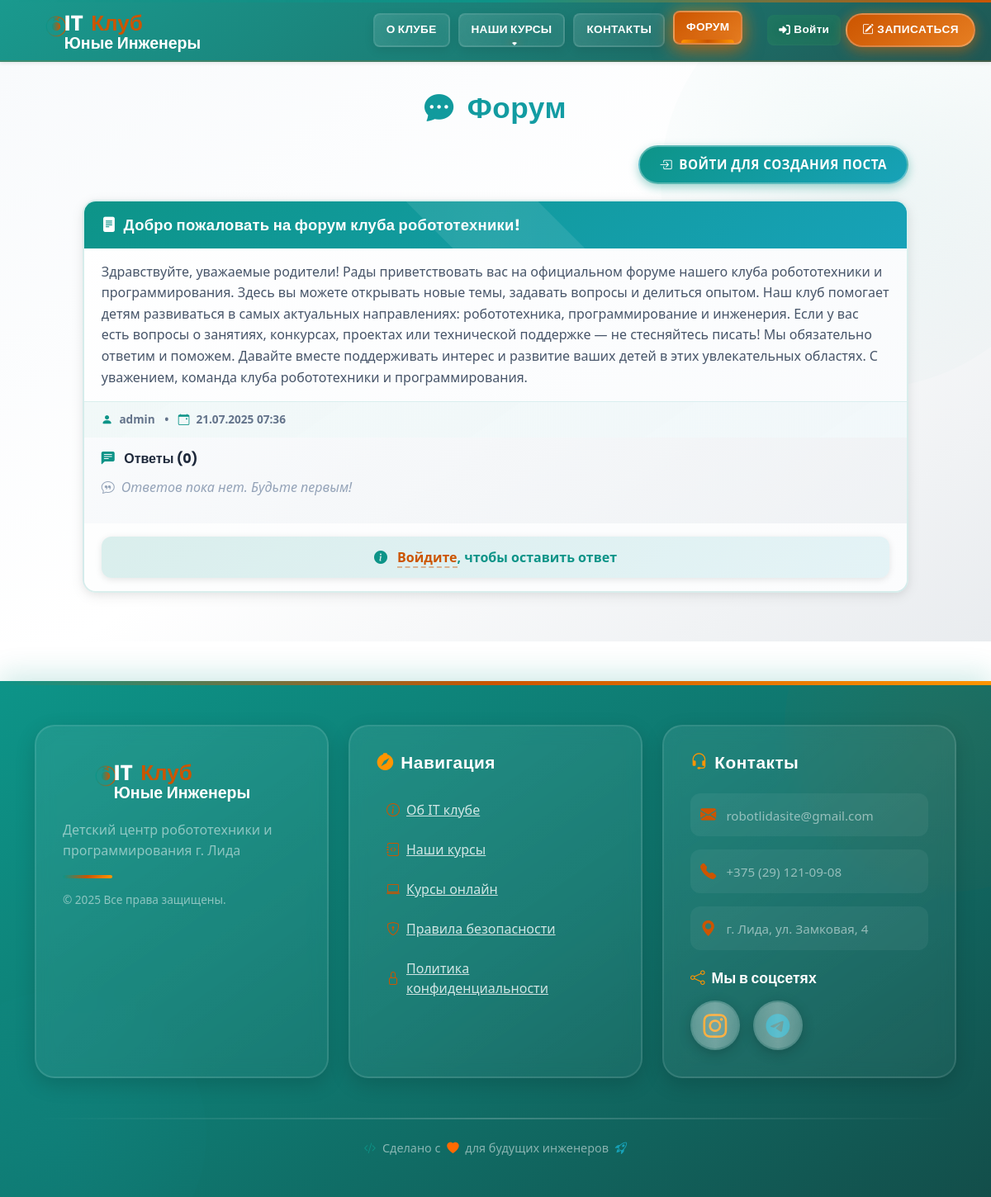
Page /forum_list/ on the earlier database version.
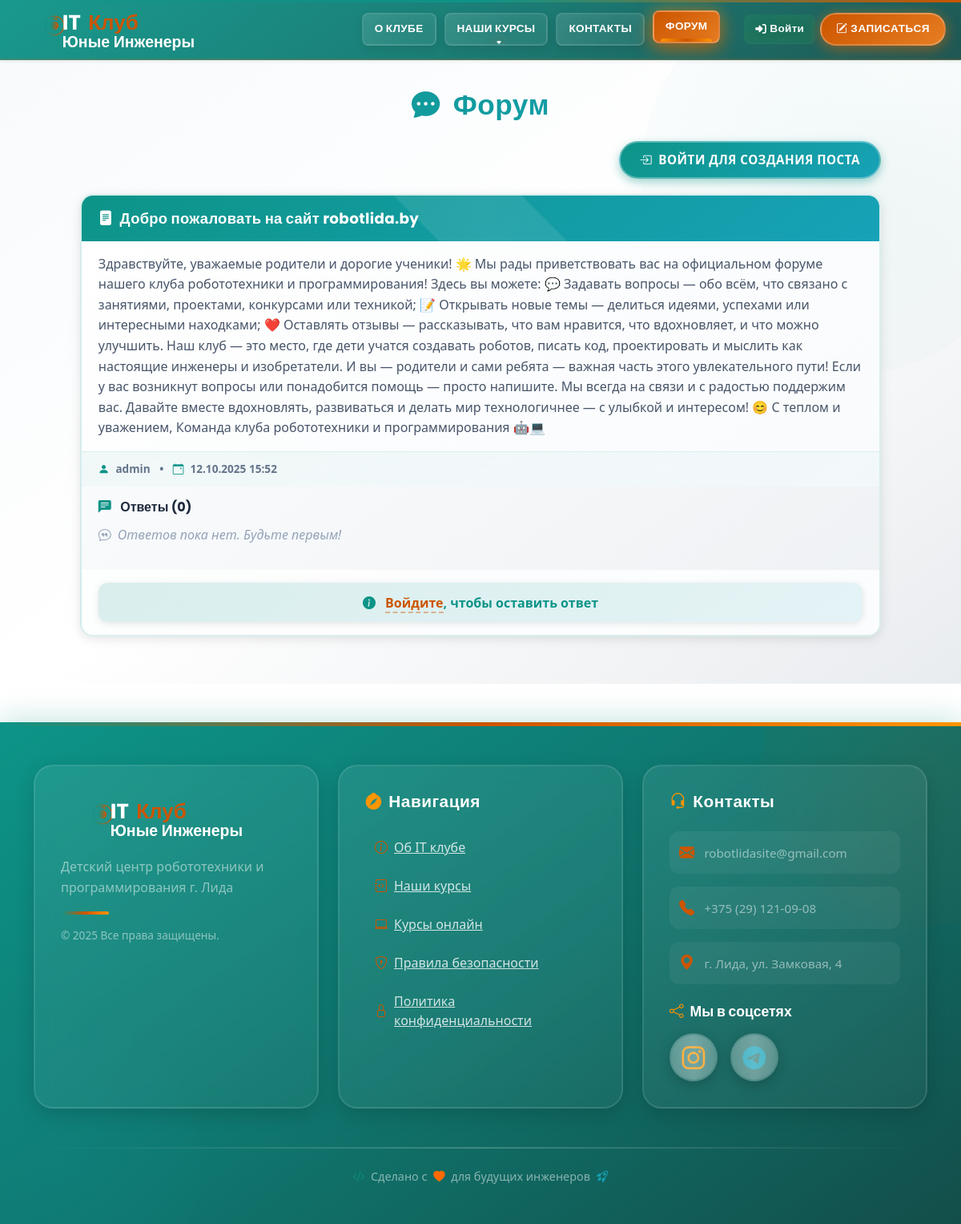
Same page on the later database version.
### forum_app/models.py (models this page shows, shortened)
class ForumPost(models.Model):
    author = models.ForeignKey(User, on_delete=models.CASCADE)
    title = models.CharField(max_length=255)
    content = models.TextField()
    created_at = models.DateTimeField(auto_now_add=True)

### forum_app/views.py (the view)
# urls.py: path('forum_list/', forum_list, name='forum_list'),
def forum_list(request):
    posts = ForumPost.objects.all().order_by('-created_at')
    reply_forms = {post.id: ForumReplyForm() for post in posts}
    if request.method == 'POST':
        sign_form = SignForm(request.POST)
        if sign_form.is_valid():
            sign_form.save()
            messages.success(request, 'Заявка успешно отправлена! Мы с вами свяжемся в ближайшее время.')
            context = {
                'posts': posts,
                'reply_forms': reply_forms,
                'form': SignForm(),  # Очищаем форму
                'success': True,  # Флаг успешной отправки
                'now': timezone.now().strftime('%H:%M:%S')
            }
            return render(request, 'forum_list.html', context)
        else:
            messages.error(request, 'Пожалуйста, исправьте ошибки в форме.')
    else:
        sign_form = SignForm()
    context = {
        'posts': posts,
        'reply_forms': reply_forms,
        'form': sign_form,  # Форма для модального окна записи
        'success': False,  # По умолчанию не успешно
        'now': timezone.now().strftime('%H:%M:%S')
    }
    return render(request, 'forum_list.html', context)

### forum_app/templates/forum_list.html (shortened to what this page needs)
{% extends "main/base.html" %}
{% load custom_filters %}
{% block content %}
<div class="forum-section">
  <div class="forum-container">
    <h1 class="forum-title">
      <i class="bi bi-chat-dots-fill me-3" style="color: #CC5500;"></i>Форум
    </h1>
    <div class="forum-header">
      {% if user.is_authenticated %}
      <a href="{% url 'create_post' %}" class="btn btn-create-post">
        <i class="bi bi-plus-circle-fill me-2"></i>Создать пост
      </a>
      {% else %}
      <a href="{% url 'login' %}" class="btn btn-create-post">
        <i class="bi bi-box-arrow-in-right me-2"></i>Войти для создания поста
      </a>
      {% endif %}
    </div>
    {% if posts %}
        {% for post in posts %}
            <div class="post-card" data-post>
                <div class="post-header">
                    <i class="bi bi-file-text-fill me-2"></i>{{ post.title }}
                </div>
                <div class="post-body">
                    <p>{{ post.content }}</p>
                </div>
                <div class="post-footer">
                    <i class="bi bi-person-fill"></i>{{ post.author.username }}
                    <span class="mx-2">•</span>
                    <i class="bi bi-calendar-event"></i>{{ post.created_at|date:"d.m.Y H:i" }}
                </div>
                <div class="replies-section">
                    <h6>
                      <i class="bi bi-chat-left-text-fill me-2" style="color: #0d9488;"></i>
                      Ответы ({{ post.replies.all.count }})
                    </h6>
                    {% if post.replies.all %}
                        {% for reply in post.replies.all %}
                            <div class="reply" data-reply>
                                <p>{{ reply.content }}</p>
                                <small>
                                  <i class="bi bi-person-circle"></i>{{ reply.author.username }}
                                  <span class="mx-2">•</span>
                                  <i class="bi bi-clock"></i>{{ reply.created_at|date:"d.m.Y H:i" }}
                                </small>
                            </div>
                        {% endfor %}
                    {% else %}
                        <p style="color: #94a3b8; font-style: italic;">
                          <i class="bi bi-chat-quote me-2"></i>Ответов пока нет. Будьте первым!
                        </p>
                    {% endif %}
                </div>
                {% if user.is_authenticated %}
                <div class="reply-form-section">
                    <form method="post" action="{% url 'create_reply' post.id %}" class="reply-form">
                        {% csrf_token %}
                        {{ reply_forms|get_item:post.id }}
                        <button type="submit" class="btn btn-reply mt-3">
                          <i class="bi bi-reply-fill me-2"></i>Добавить ответ
                        </button>
                    </form>
                </div>
                {% else %}
                <div class="reply-form-section">
                    <div class="alert alert-info text-center mb-0">
                        <i class="bi bi-info-circle-fill me-2"></i>
                        <a href="{% url 'login' %}">Войдите</a>, чтобы оставить ответ
                    </div>
                </div>
                {% endif %}
            </div>
        {% endfor %}
    {% endif %}
  </div>
</div>
{% endblock %}

### main_app/templates/main/base.html (shortened to what this page needs)
<!DOCTYPE html>
<html lang="ru">
<head>
    {% load static %}
    {% load widget_tweaks %}
    <link href="https://cdn.jsdelivr.net/npm/bootstrap@5.1.3/dist/css/bootstrap.min.css" rel="stylesheet">
    <link rel="stylesheet" href="https://cdnjs.cloudflare.com/ajax/libs/font-awesome/6.5.0/css/all.min.css">
    <link href="https://cdn.jsdelivr.net/npm/bootstrap-icons@1.10.5/font/bootstrap-icons.css" rel="stylesheet">
    <link rel="stylesheet" href="{% static 'main/css/main.css' %}">
</head>
<body>
<header class="fixed-top custom-header bg-white shadow-sm">
    <div class="container-fluid">
        <div class="row align-items-center">
<div class="col-auto flex-grow-1">
  <a href="/" class="logo-link" id="home-link">
    <svg width="280" height="70" viewBox="0 0 350 100" xmlns="http://www.w3.org/2000/svg">
      <text x="70" y="50" font-family="'Poppins', sans-serif" font-size="40" font-weight="700" fill="#ffffff">IT</text>
      <text x="120" y="50" font-family="'Poppins', sans-serif" font-size="40" font-weight="600" fill="#CC5500">Клуб</text>
      <text x="70" y="85" font-family="'Poppins', sans-serif" font-size="30" font-weight="600" fill="#ffffff">Юные Инженеры</text>
    </svg>
  </a>
</div>
            <div class="col-12 col-md collapse d-md-flex justify-content-center" style="padding-top: 2px; padding-bottom: 2px;" id="navMenu">
                <nav class="d-md-flex gap-1 align-items-center mt-3 mt-md-0 text-center text-md-start">
                    <a href="/about" class="nav-link-custom">О КЛУБЕ</a>
                    <div class="dropdown-hover position-relative">
                        <a href="{% url 'index' %}#courses" class="nav-link-custom dropdown-toggle">НАШИ КУРСЫ</a>
                    </div>
                    <a href="{% url 'index' %}#contacts" class="nav-link-custom">КОНТАКТЫ</a>
                    <a href="/forum_list/" class="nav-link-custom">ФОРУМ</a>
                </nav>
            </div>
            <div class="col-auto d-none d-md-flex align-items-center" style="padding-top: 2px; padding-bottom: 2px;">
                {% if user.is_authenticated %}
                <a href="{% url 'logout' %}" class="auth-link text-danger">
                    <i class="fas fa-sign-out-alt me-1"></i> Выйти
                </a>
                {% else %}
                <a href="{% url 'login' %}" class="auth-link text-success">
                    <i class="fas fa-sign-in-alt me-1"></i> Войти
                </a>
                {% endif %}
                <button type="button" class="btn custom-btn text-white" data-bs-toggle="modal"
                        data-bs-target="#signupModal">
                    <i class="bi bi-pencil-square me-1"></i> Записаться
                </button>
            </div>
        </div>
    </div>
</header>
{% block content %}{% endblock %}
<footer class="footer mt-5 py-5 text-white">
    <div class="container" id="contacts" style="position: relative; z-index: 1;">
        <div class="row justify-content-center g-4">
            <div class="col-12 col-md-4 mb-4 mb-md-0">
                <div class="footer-section" style="background: linear-gradient(145deg, rgba(255, 255, 255, 0.08), rgba(255, 255, 255, 0.04)); border-radius: 24px; padding: 2rem; border: 2px solid rgba(255, 255, 255, 0.1); backdrop-filter: blur(10px); box-shadow: 0 8px 24px rgba(0, 0, 0, 0.15); transition: all 0.4s ease; height: 100%;">
                    <a href="/" class="text-decoration-none d-block mb-3 logo-link">
                        <svg width="90%" height="80" viewBox="0 0 350 100" xmlns="http://www.w3.org/2000/svg">
                            <text x="70" y="50" font-family="'Poppins', sans-serif" font-size="40" font-weight="700" fill="#ffffff">IT</text>
                            <text x="120" y="50" font-family="'Poppins', sans-serif" font-size="40" font-weight="600" fill="#CC5500">Клуб</text>
                            <text x="70" y="85" font-family="'Poppins', sans-serif" font-size="30" font-weight="600" fill="#ffffff">Юные Инженеры</text>
                        </svg>
                    </a>
                    <p class="text-white-50 fw-light mb-3" style="font-size: 1rem; line-height: 1.6;">
                        Детский центр робототехники и программирования г. Лида
                    </p>
                    <div style="width: 60px; height: 4px; background: linear-gradient(90deg, #0d9488, #CC5500, #ff9500); border-radius: 3px; margin-bottom: 1rem;"></div>
                    <p class="text-white-50" style="font-size: 0.85rem;">
                        &copy; 2025 Все права защищены.
                    </p>
                </div>
            </div>
            <div class="col-12 col-md-4 mb-4 mb-md-0">
                <div class="footer-section" style="background: linear-gradient(145deg, rgba(255, 255, 255, 0.08), rgba(255, 255, 255, 0.04)); border-radius: 24px; padding: 2rem; border: 2px solid rgba(255, 255, 255, 0.1); backdrop-filter: blur(10px); box-shadow: 0 8px 24px rgba(0, 0, 0, 0.15); transition: all 0.4s ease; height: 100%;">
                    <h6 class="text-white fw-bold mb-4" style="font-size: 1.3rem; font-family: 'Poppins', sans-serif; letter-spacing: 0.5px;">
                        <i class="bi bi-compass-fill me-2" style="color: #ff9500;"></i>Навигация
                    </h6>
                    <ul class="list-unstyled">
                        <li class="mb-2">
                            <a href="/about" class="footer-link">
                                <i class="bi bi-info-circle me-2" style="color: var(--main-orange);"></i>
                                <span style="position: relative; z-index: 1;">Об IT клубе</span>
                            </a>
                        </li>
                        <li class="mb-2">
                            <a href="{% url 'index' %}#courses" class="footer-link">
                                <i class="bi bi-journal-code me-2" style="color: var(--main-orange);"></i>
                                <span style="position: relative; z-index: 1;">Наши курсы</span>
                            </a>
                        </li>
                        <li class="mb-2">
                            <a href="/" class="footer-link">
                                <i class="bi bi-laptop me-2" style="color: var(--main-orange);"></i>
                                <span style="position: relative; z-index: 1;">Курсы онлайн</span>
                            </a>
                        </li>
                        <li class="mb-2">
                            <a href="{% static 'main/pdf/pravila-bezopasnosti.pdf' %}" class="footer-link" target="_blank">
                                <i class="bi bi-shield-lock me-2" style="color: var(--main-orange);"></i>
                                <span style="position: relative; z-index: 1;">Правила безопасности</span>
                            </a>
                        </li>
                        <li class="mb-2">
                            <a href="/" class="footer-link">
                                <i class="bi bi-lock me-2" style="color: var(--main-orange);"></i>
                                <span style="position: relative; z-index: 1;">Политика конфиденциальности</span>
                            </a>
                        </li>
                    </ul>
                </div>
            </div>
            <div class="col-12 col-md-4">
                <div class="footer-section" style="background: linear-gradient(145deg, rgba(255, 255, 255, 0.08), rgba(255, 255, 255, 0.04)); border-radius: 24px; padding: 2rem; border: 2px solid rgba(255, 255, 255, 0.1); backdrop-filter: blur(10px); box-shadow: 0 8px 24px rgba(0, 0, 0, 0.15); transition: all 0.4s ease; height: 100%;">
                    <h6 class="text-white fw-bold mb-4" style="font-size: 1.3rem; font-family: 'Poppins', sans-serif; letter-spacing: 0.5px;">
                        <i class="bi bi-headset me-2" style="color: #ff9500;"></i>Контакты
                    </h6>
                    <div class="contact-info mb-4">
                        <div class="contact-item-footer mb-3" style="padding: 12px; border-radius: 12px; background: rgba(255, 255, 255, 0.05); transition: all 0.3s ease;">
                            <i class="bi bi-envelope-fill me-2" style="color: var(--main-orange); font-size: 1.2rem;"></i>
                            <a href="mailto:robotlidasite@gmail.com" class="text-decoration-none text-white-50" style="font-size: 0.95rem; transition: all 0.3s;">robotlidasite@gmail.com</a>
                        </div>
                        <div class="contact-item-footer mb-3" style="padding: 12px; border-radius: 12px; background: rgba(255, 255, 255, 0.05); transition: all 0.3s ease;">
                            <i class="bi bi-telephone-fill me-2" style="color: var(--main-orange); font-size: 1.2rem;"></i>
                            <a href="tel:+375291210908" class="text-decoration-none text-white-50" style="font-size: 0.95rem; transition: all 0.3s;">+375 (29) 121-09-08</a>
                        </div>
                        <div class="contact-item-footer mb-4" style="padding: 12px; border-radius: 12px; background: rgba(255, 255, 255, 0.05); transition: all 0.3s ease;">
                            <i class="bi bi-geo-alt-fill me-2" style="color: var(--main-orange); font-size: 1.2rem;"></i>
                            <span class="text-white-50" style="font-size: 0.95rem;">г. Лида, ул. Замковая, 4</span>
                        </div>
                    </div>
                    <h6 class="text-white fw-bold mb-3" style="font-size: 1.1rem; font-family: 'Poppins', sans-serif;">
                        <i class="bi bi-share me-2" style="color: #ff9500;"></i>Мы в соцсетях
                    </h6>
                    <div class="social-icons d-flex gap-3 justify-content-center justify-content-md-start">
                        <a href="https://www.instagram.com/robotlida/" target="_blank" class="social-link" title="Instagram">
                            <i class="bi bi-instagram" style="font-size: 1.8rem; color: #ff9500;"></i>
                        </a>
                        <a href="tg://msg?to=%2B375291210908" class="social-link" title="Telegram">
                            <i class="bi bi-telegram" style="font-size: 1.8rem; color: #17a2b8;"></i>
                        </a>
                    </div>
                </div>
            </div>
        </div>
        <div class="row mt-5">
            <div class="col-12">
                <div style="height: 2px; background: linear-gradient(90deg, transparent, rgba(255, 255, 255, 0.2), transparent); margin-bottom: 1.5rem;"></div>
                <p class="text-center text-white-50 mb-0" style="font-size: 0.9rem; font-weight: 500;">
                    <i class="bi bi-code-slash me-1" style="color: #0d9488;"></i>
                    Сделано с
                    <i class="bi bi-heart-fill mx-1" style="color: #ff6a00; animation: heartBeat 1.5s ease-in-out infinite;"></i>
                    для будущих инженеров
                    <i class="bi bi-rocket-takeoff ms-1" style="color: #17a2b8;"></i>
                </p>
            </div>
        </div>
    </div>
</footer>
</body>
</html>

Differences in the rows shown:
removed ForumPost: title "Добро пожаловать на форум клуба робототехники!", content "Здравствуйте, уважаемые родители! Рады приветствовать вас на официальном форуме нашего клуба робототехники и программирования. Здесь вы можете открывать новые темы, задавать вопросы и делиться опытом. Наш клуб помогает детям развиваться в самых актуальных направлениях: робототехника, программирование и инженерия. Если у вас есть вопросы о занятиях, конкурсах, проектах или технической поддержке — не стесняйтесь писать! Мы обязательно ответим и поможем. Давайте вместе поддерживать интерес и развитие ваших детей в этих увлекательных областях. С уважением, команда клуба робототехники и программирования.", author.username "admin", created_at "21.07.2025 07:36", replies.all.count "0", shows "Ответов пока нет. Будьте первым!"
added ForumPost: title "Добро пожаловать на сайт robotlida.by", content "Здравствуйте, уважаемые родители и дорогие ученики! 🌟 Мы рады приветствовать вас на официальном форуме нашего клуба робототехники и программирования! Здесь вы можете: 💬 Задавать вопросы — обо всём, что связано с занятиями, проектами, конкурсами или техникой; 📝 Открывать новые темы — делиться идеями, успехами или интересными находками; ❤️ Оставлять отзывы — рассказывать, что вам нравится, что вдохновляет, и что можно улучшить. Наш клуб — это место, где дети учатся создавать роботов, писать код, проектировать и мыслить как настоящие инженеры и изобретатели. И вы — родители и сами ребята — важная часть этого увлекательного пути! Если у вас возникнут вопросы или понадобится помощь — просто…", author.username "admin", created_at "12.10.2025 15:52", replies.all.count "0", shows "Ответов пока нет. Будьте первым!"
